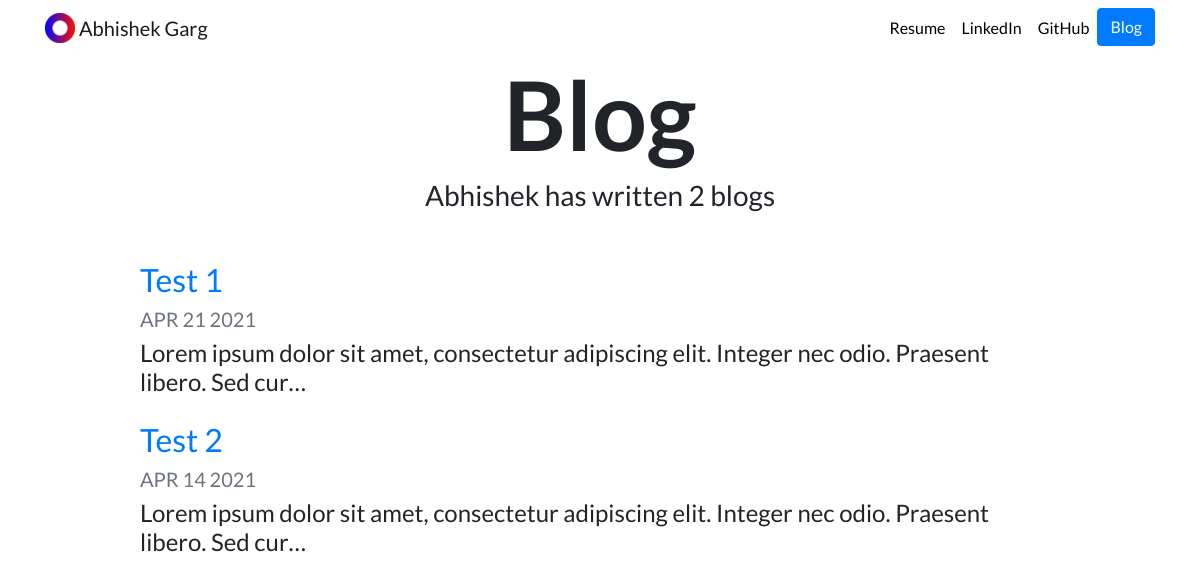
Screenshot of /blog/ with the database file from the repository.
### blog/models.py (models this page shows, shortened)
class Blog(models.Model):
    title = models.CharField(max_length=200)
    description = models.TextField()
    date = models.DateField()

### blog/views.py (the view)
# urls.py: path('' , views.all_blogs,name="all_blogs"),
def all_blogs(request):
    blogs = Blog.objects.order_by('-date')#[:5]
    return render(request,'blog/all_blogs.html',{'blogs' : blogs})

### blog/templates/blog/all_blogs.html
{% extends "portfolio/base.html" %}
{% load static %}
{% block content %}
<h1 id="blogtitle" class="font-weight-bold text-center">Blog</h1>
<h3 class="text-center mb-5">Abhishek has written {{ blogs.count }} blog{{ blogs.count|pluralize }}</h3>
{% for blog in blogs %}
<div class="row justify-content-center my-3">
  <div class="col-md-10">
    <a href="{% url 'blog:detail' blog.id %}">
      <h2>{{ blog.title }}</h2>
    </a>
    <h5 class="text-muted">{{ blog.date|date:'M d Y'|upper }}</h5>
    <h4>{{ blog.description|striptags|truncatechars:100 }}</h4>
  </div>
</div>
{% endfor %}
{% endblock %}

### portfolio/static/portfolio/custom.css (style rules this page uses)
body { font-family: 'Lato', sans-serif; background-image: url('bg.jpg'); }
#blogtitle { font-size: 6rem; }

### rows the page displays
Blog: title "Test 1", date "APR 21 2021", description "Lorem ipsum dolor sit amet, consectetur adipiscing elit. Integer nec odio. Praesent libero. Sed cur…"
Blog: title "Test 2", date "APR 14 2021", description "Lorem ipsum dolor sit amet, consectetur adipiscing elit. Integer nec odio. Praesent libero. Sed cur…"

### other values shown
{{ blogs.count }} "2"
